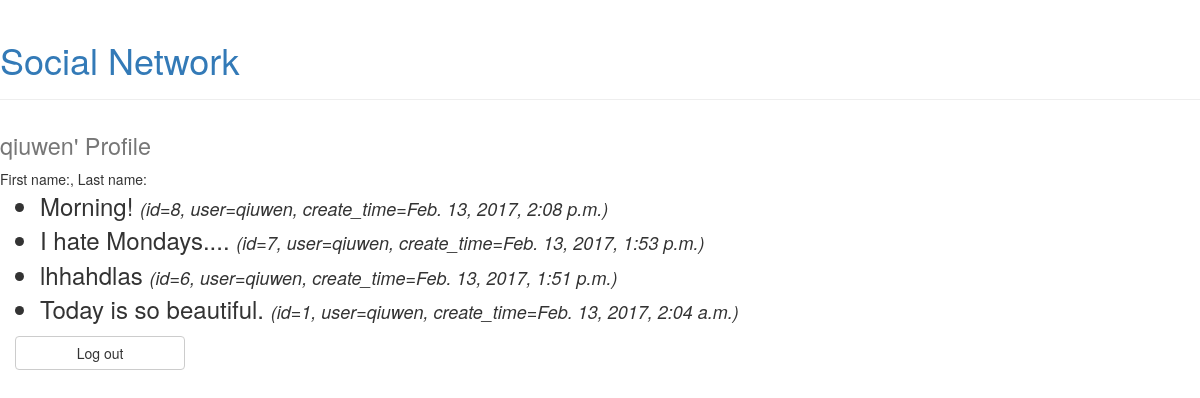
The page /socialnetwork/profile/qiuwen (signed in) on the database its author committed.
### socialnetwork/models.py (models this page shows, shortened)
class Post(models.Model):
    text = models.CharField(max_length=160)
    user = models.ForeignKey(User, default=None)
    create_time = models.DateTimeField()

### socialnetwork/views.py (the view)
# urls.py: url(r'^profile/(?P<username>\w+)$', views.profile),
@login_required
def profile(request,username):
    context={}
    thisuser = User.objects.get(username=username)
    posts = Post.objects.order_by('create_time').reverse()
    context = {'username':username, 'first_name':thisuser.first_name, 'last_name':thisuser.last_name, 'posts':posts}
    return render(request, 'socialnetwork/profile.html', context)

### socialnetwork/templates/socialnetwork/profile.html (shortened to what this page needs)
<!doctype html>
<html>
<head>
    <link rel="stylesheet" href="/static/socialnetwork/socialnetwork.css">
    <link href="/static/socialnetwork/css/bootstrap.min.css" rel="stylesheet">
</head>
<body>
    <div class="page-header"><a href="/socialnetwork/"><h1>Social Network</h1></a></div>
    <h1><small>{{username}}' Profile</small></h1>
    <div>First name:{{first_name}}, Last name:{{last_name}}</div>
    <ul>
        {% for post in posts %}
            {% if post.user.username == username%}
            <li>
                {{post.text}}
                <span class="details">
                    (id={{post.id}},
                    user={{post.user}},
                    create_time={{post.create_time}})
                </span>
            </li>
            {% endif %}
        {% endfor %}
    </ul>
    <div class="col-sm-2">
        <a href="/socialnetwork/logout"><input type="button" class="btn btn-default btn-block" value="Log out"/></a>
    </div>
</body>
</html>

### socialnetwork/static/socialnetwork/socialnetwork.css (style rules this page uses)
input { font-size: x-large; }
li { font-size: x-large; }
.details { font-size: large; font-style: italic; }

### rows shown on the page
Post: text "Morning!", id "8", user "qiuwen", create_time "Feb. 13, 2017, 2:08 p.m."
Post: text "I hate Mondays....", id "7", user "qiuwen", create_time "Feb. 13, 2017, 1:53 p.m."
Post: text "lhhahdlas", id "6", user "qiuwen", create_time "Feb. 13, 2017, 1:51 p.m."
Post: text "Today is so beautiful.", id "1", user "qiuwen", create_time "Feb. 13, 2017, 2:04 a.m."

### other values the page prints
{{ username }} "qiuwen"
